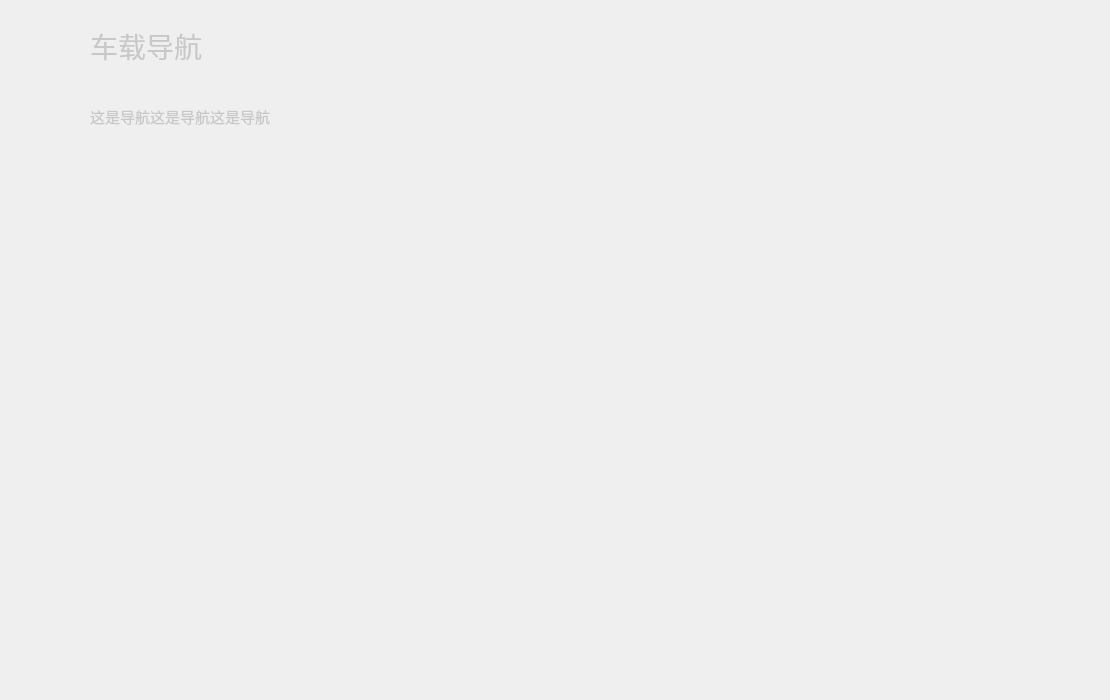
<?xml version="1.0" encoding="UTF-8"?>
<ui version="4.0">
 <class>naviWidget</class>
 <widget class="QWidget" name="naviWidget">
  <property name="geometry">
   <rect>
    <x>0</x>
    <y>0</y>
    <width>1110</width>
    <height>700</height>
   </rect>
  </property>
  <property name="windowTitle">
   <string>Form</string>
  </property>
  <property name="styleSheet">
   <string notr="true">#nameText
{
	font-size:28px;
	color: rgba(200, 200, 200, 1);
}
#infoText
{
	font-size:15px;
	color: rgba(200, 200, 200, 1);
}</string>
  </property>
  <widget class="QWidget" name="mainWidget" native="true">
   <property name="geometry">
    <rect>
     <x>0</x>
     <y>0</y>
     <width>1110</width>
     <height>700</height>
    </rect>
   </property>
   <property name="styleSheet">
    <string notr="true">QLabel
{
	background-color:rgba(0,0,0,0);
}</string>
   </property>
   <widget class="QWidget" name="infoWidget" native="true">
    <property name="geometry">
     <rect>
      <x>90</x>
      <y>20</y>
      <width>250</width>
      <height>121</height>
     </rect>
    </property>
    <layout class="QVBoxLayout" name="verticalLayout">
     <property name="spacing">
      <number>0</number>
     </property>
     <property name="leftMargin">
      <number>0</number>
     </property>
     <property name="topMargin">
      <number>0</number>
     </property>
     <property name="rightMargin">
      <number>0</number>
     </property>
     <property name="bottomMargin">
      <number>0</number>
     </property>
     <item>
      <layout class="QVBoxLayout" name="verticalLayout_3">
       <item>
        <widget class="QLabel" name="nameText">
         <property name="sizePolicy">
          <sizepolicy hsizetype="Preferred" vsizetype="Preferred">
           <horstretch>0</horstretch>
           <verstretch>0</verstretch>
          </sizepolicy>
         </property>
         <property name="text">
          <string>车载导航</string>
         </property>
        </widget>
       </item>
       <item>
        <spacer name="verticalSpacer_8">
         <property name="orientation">
          <enum>Qt::Orientation::Vertical</enum>
         </property>
         <property name="sizeType">
          <enum>QSizePolicy::Policy::Minimum</enum>
         </property>
         <property name="sizeHint" stdset="0">
          <size>
           <width>20</width>
           <height>20</height>
          </size>
         </property>
        </spacer>
       </item>
       <item>
        <widget class="QLabel" name="infoText">
         <property name="sizePolicy">
          <sizepolicy hsizetype="Preferred" vsizetype="Preferred">
           <horstretch>0</horstretch>
           <verstretch>0</verstretch>
          </sizepolicy>
         </property>
         <property name="text">
          <string>这是导航这是导航这是导航</string>
         </property>
        </widget>
       </item>
      </layout>
     </item>
    </layout>
   </widget>
  </widget>
 </widget>
 <resources/>
 <connections/>
</ui>
